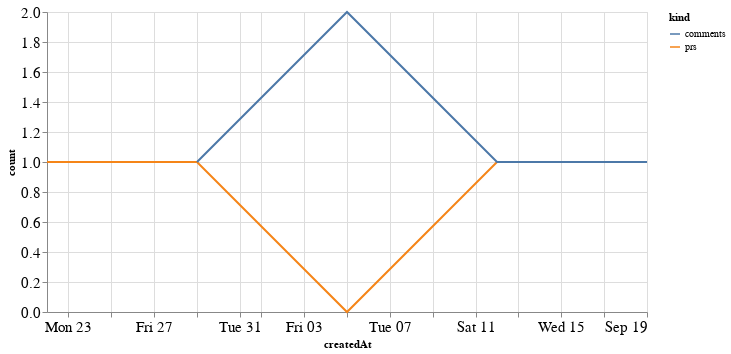

Notebook cell for this chart:
### Code cell
alt.Chart(total_time, width=600).mark_line().encode(
    x='createdAt',
    y='count',
    color='kind'
)

### Figure 1 — Vega-Lite specification as saved in the notebook (floating-point values rounded to 4 significant figures)
{"config": {"axisLeft": {"labelFontSize": 15}, "axisBottom": {"labelFontSize": 15}}, "data": {"name": "data-d8136f69fe281919ee924aa7f7eda341"}, "mark": "line", "encoding": {"color": {"type": "nominal", "field": "kind"}, "x": {"type": "temporal", "field": "createdAt"}, "y": {"type": "quantitative", "field": "count"}}, "width": 600, "$schema": "https://vega.github.io/schema/vega-lite/v4.8.1.json", "datasets": {"data-d8136f69fe281919ee924aa7f7eda341": [{"createdAt": "2021-08-22T00:00:00", "kind": "prs", "count": 1.0}, {"createdAt": "2021-08-29T00:00:00", "kind": "prs", "count": 1.0}, {"createdAt": "2021-09-05T00:00:00", "kind": "prs", "count": 0.0}, {"createdAt": "2021-09-12T00:00:00", "kind": "prs", "count": 1.0}, {"createdAt": "2021-09-19T00:00:00", "kind": "prs", "count": 1.0}, {"createdAt": "2021-08-22T00:00:00", "kind": "comments", "count": null}, {"createdAt": "2021-08-29T00:00:00", "kind": "comments", "count": 1.0}, {"createdAt": "2021-09-05T00:00:00", "kind": "comments", "count": 2.0}, {"createdAt": "2021-09-12T00:00:00", "kind": "comments", "count": 1.0}, {"createdAt": "2021-09-19T00:00:00", "kind": "comments", "count": 1.0}]}}
